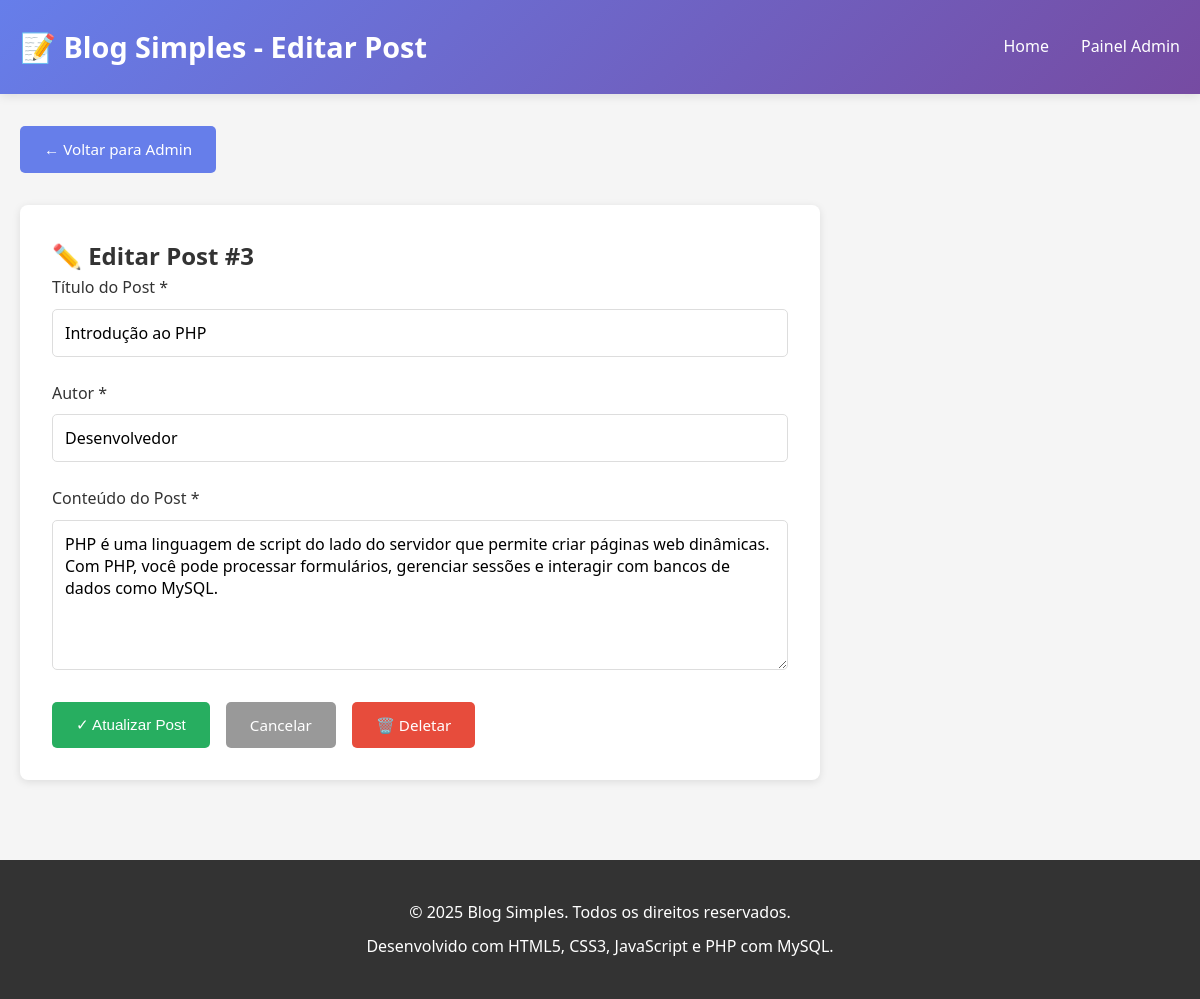
The app's page /editar.php?id=3 with its own data.
### tables this page shows
CREATE TABLE IF NOT EXISTS posts (
    id INT AUTO_INCREMENT PRIMARY KEY,
    titulo VARCHAR(255) NOT NULL,
    conteudo TEXT NOT NULL,
    autor VARCHAR(100) NOT NULL,
    data_criacao TIMESTAMP DEFAULT CURRENT_TIMESTAMP,
    data_atualizacao TIMESTAMP DEFAULT CURRENT_TIMESTAMP ON UPDATE CURRENT_TIMESTAMP
);

### editar.php (the view, shortened to what this page needs)
<?php
include '../includes/conexao.php';
$post_id = isset($_GET['id']) ? intval($_GET['id']) : 0;
$sql = "SELECT id, titulo, conteudo, autor FROM posts WHERE id = ?";
$stmt = $conexao->prepare($sql);
$stmt->bind_param("i", $post_id);
$stmt->execute();
$resultado = $stmt->get_result();
$post = $resultado->fetch_assoc();
?>
<!DOCTYPE html>
<html lang="pt-BR">
<head>
    <link rel="stylesheet" href="../css/style.css">
</head>
<body>
    <header>
        <div class="container">
            <h1>📝 Blog Simples - Editar Post</h1>
            <nav>
                <ul>
                    <li><a href="../index.php">Home</a></li>
                    <li><a href="index.php">Painel Admin</a></li>
                </ul>
            </nav>
        </div>
    </header>
    <main>
        <div class="container">
            <a href="index.php" class="btn" style="margin-bottom: 2rem;">← Voltar para Admin</a>
            <div style="background: white; padding: 2rem; border-radius: 8px; box-shadow: 0 2px 8px rgba(0, 0, 0, 0.1); max-width: 800px;">
                <h2>✏️ Editar Post #<?php echo $post_id; ?></h2>
                <form method="POST" id="formEditarPost">
                    <div class="form-group">
                        <label for="titulo">Título do Post *</label>
                        <input
                            type="text"
                            id="titulo"
                            name="titulo"
                            placeholder="Digite o título do post"
                            value="<?php echo htmlspecialchars($post['titulo']); ?>"
                            required
                        >
                    </div>
                    <div class="form-group">
                        <label for="autor">Autor *</label>
                        <input
                            type="text"
                            id="autor"
                            name="autor"
                            placeholder="Digite o nome do autor"
                            value="<?php echo htmlspecialchars($post['autor']); ?>"
                            required
                        >
                    </div>
                    <div class="form-group">
                        <label for="conteudo">Conteúdo do Post *</label>
                        <textarea
                            id="conteudo"
                            name="conteudo"
                            placeholder="Digite o conteúdo completo do post aqui..."
                            required
                        ><?php echo htmlspecialchars($post['conteudo']); ?></textarea>
                    </div>
                    <div class="form-actions">
                        <button type="submit" name="atualizar_post" class="btn btn-success" onclick="return validarFormulario('formEditarPost');">✓ Atualizar Post</button>
                        <a href="index.php" class="btn btn-secondary" style="text-align: center;">Cancelar</a>
                        <a href="deletar.php?id=<?php echo $post_id; ?>" class="btn btn-danger" onclick="return confirm('Tem certeza que deseja deletar este post?');">🗑️ Deletar</a>
                    </div>
                </form>
            </div>
        </div>
    </main>
    <footer>
        <p>&copy; 2025 Blog Simples. Todos os direitos reservados.</p>
        <p>Desenvolvido com HTML5, CSS3, JavaScript e PHP com MySQL.</p>
    </footer>
</body>
</html>

### style.css (style rules this page uses)
* { margin: 0; padding: 0; box-sizing: border-box; }
html { scroll-behavior: smooth; }
body { font-family: 'Segoe UI', Tahoma, Geneva, Verdana, sans-serif; line-height: 1.6; color: #333; background-color: #f5f5f5; }
header { background: linear-gradient(135deg, #667eea 0%, #764ba2 100%); color: white; padding: 1.5rem 0; box-shadow: 0 2px 10px rgba(0, 0, 0, 0.1); position: sticky; top: 0; z-index: 100; }
header .container { max-width: 1200px; margin: 0 auto; padding: 0 20px; display: flex; justify-content: space-between; align-items: center; }
header h1 { font-size: 1.8rem; font-weight: 700; }
header nav ul { list-style: none; display: flex; gap: 2rem; }
header nav a { color: white; text-decoration: none; font-weight: 500; transition: opacity 0.3s ease; }
.container { max-width: 1200px; margin: 0 auto; padding: 0 20px; }
main { padding: 2rem 0; min-height: calc(100vh - 200px); }
.btn { display: inline-block; padding: 0.7rem 1.5rem; background: #667eea; color: white; text-decoration: none; border-radius: 5px; border: none; cursor: pointer; font-size: 0.95rem; transition: background 0.3s ease; }
.btn-secondary { background: #999; }
.btn-danger { background: #e74c3c; }
.btn-success { background: #27ae60; }
.form-group { margin-bottom: 1.5rem; }
label { display: block; margin-bottom: 0.5rem; font-weight: 500; color: #333; }
input[type="text"], input[type="email"], textarea, select { width: 100%; padding: 0.75rem; border: 1px solid #ddd; border-radius: 5px; font-family: inherit; font-size: 1rem; transition: border-color 0.3s ease; }
textarea { resize: vertical; min-height: 150px; }
.form-actions { display: flex; gap: 1rem; margin-top: 1.5rem; }
footer { background: #333; color: white; text-align: center; padding: 2rem; margin-top: 3rem; }
footer p { margin: 0.5rem 0; }

### records on screen
posts: titulo "Introdução ao PHP", autor "Desenvolvedor", conteudo "PHP é uma linguagem de script do lado do servidor que permite criar páginas web dinâmicas. Com PHP, você pode processar formulários, gerenciar sessões e interagir com bancos de dados como MySQL."

### other values on screen
$post_id "3"
